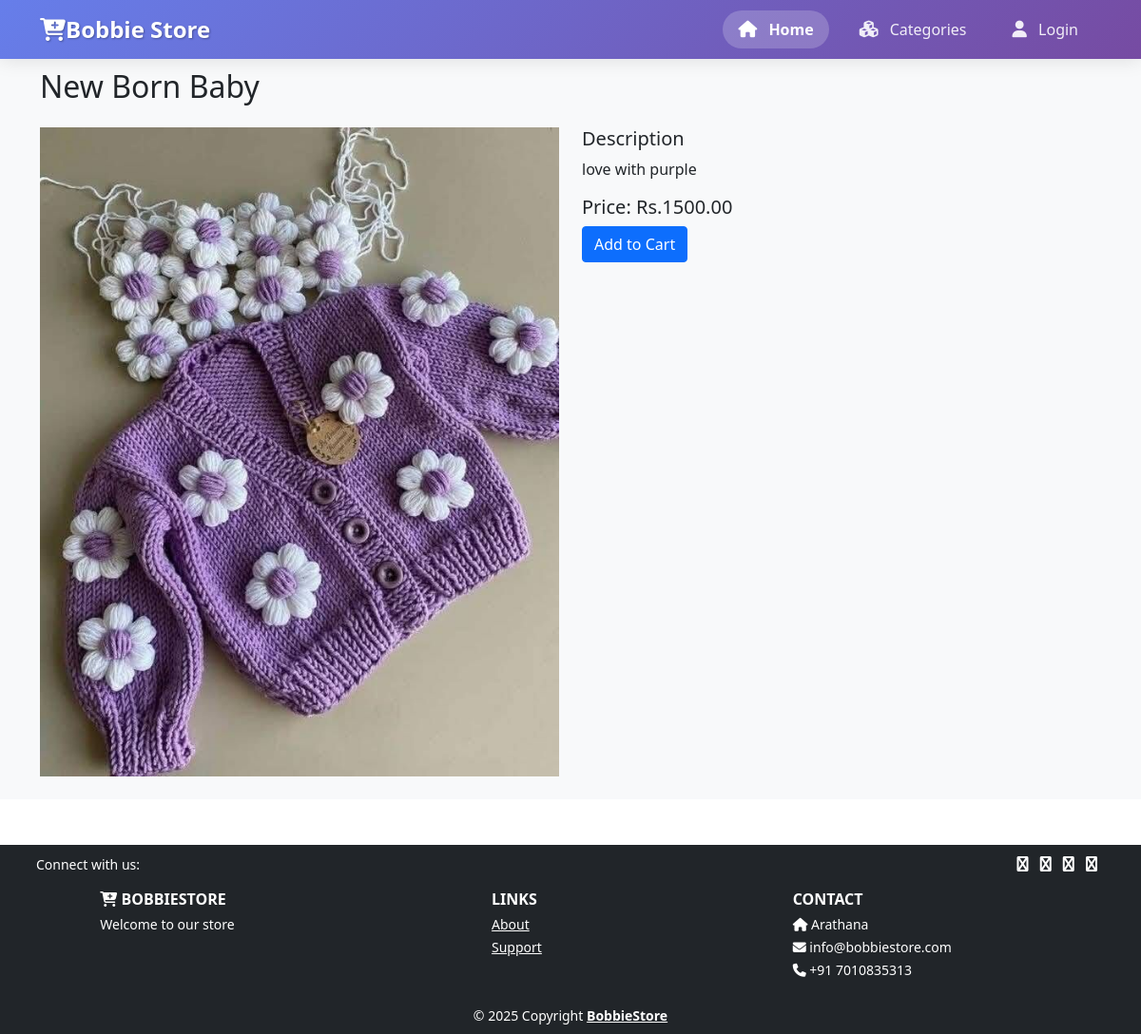
Page /products/6/ on the committed database.
### Shop/models.py (models this page shows, shortened)
class Product(models.Model):
    category = models.ForeignKey(Category, on_delete=models.CASCADE, related_name='products')
    name = models.CharField(max_length=100)
    description = models.TextField()
    price = models.DecimalField(max_digits=10, decimal_places=2)
    quantity = models.IntegerField(default=0)
    product_image = models.ImageField(upload_to='product_image', blank=True, null=True)
    status = models.BooleanField(default=True)
    original_price = models.DecimalField(max_digits=10, decimal_places=2, default=0)
    selling_price = models.DecimalField(max_digits=10, decimal_places=2, default=0)
    trending = models.BooleanField(default=False)
    created_at = models.DateTimeField(auto_now_add=True)
    class Meta:
        ordering = ['-created_at']

### Shop/views.py (the view)
# urls.py: path('products/<int:product_id>/', views.product_detail, name='product_detail'),
def product_detail(request, product_id):
    try:
        product = Product.objects.get(id=product_id, status=True)
        return render(request, "Shop/products/detail.html", {"product": product})
    except Product.DoesNotExist:
        messages.warning(request, "Product not found")
        return redirect('products_index')

### Shop/templates/Shop/products/detail.html (shortened to what this page needs)
{% extends 'main.html' %}
{% block content %}
<section class="bg-light py-4 my-5">
    <div class="container">
        <h2 class="mb-4">{{ product.name }}</h2>
        <div class="row">
            <div class="col-md-6">
                <img src="{{ product.product_image.url }}" class="img-fluid" alt="{{ product.name }}">
            </div>
            <div class="col-md-6">
                <h5>Description</h5>
                <p>{{ product.description }}</p>
                <h5>Price: Rs.{{ product.selling_price }}</h5>
                <form action="{% url 'addtocart' %}" method="post">
                    <button type="submit" class="btn btn-primary">Add to Cart</button>
                </form>
            </div>
        </div>
    </div>
</section>
{% endblock content %}

### rows in the picture
Product: name "New Born Baby", product_image (picture), description "love with purple", selling_price "1500.00"
